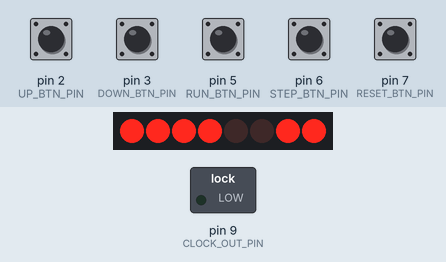
Bench run of a sketch on a simulated Arduino Uno, built with avr-gcc and run on an emulated ATmega328P. Shown: 8 port-expander outputs drawn as a row of LEDs (first output left, lit = HIGH), switched loads named in the sketch (green lamp = pin HIGH). Wiring (inferred from the names in the program): PCF8574 port expander at I2C address 0x3E. Wiring (inferred from the signals the program sends): row of LEDs: on Q0, Q1, Q2, Q3, Q4, Q5, Q6, Q7. Dashed ring = blinking. Inputs (shaded band) come from the test bench; at power-on: pin 2 (UP_BTN_PIN), pin 3 (DOWN_BTN_PIN), pin 5 (RUN_BTN_PIN), pin 6 (STEP_BTN_PIN), pin 7 (RESET_BTN_PIN) HIGH. Pins used as bus, display or sensor lines are not drawn.

Above: at 1.4 s.
1.5 s: pin 5 (RUN_BTN_PIN) pulled LOW for 0.15 s
At 1.79 s:
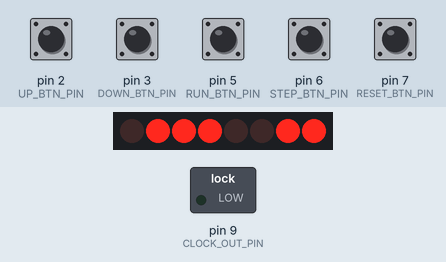
2.2 s: pin 2 (UP_BTN_PIN) pulled LOW for 0.15 s
At 2.82 s:
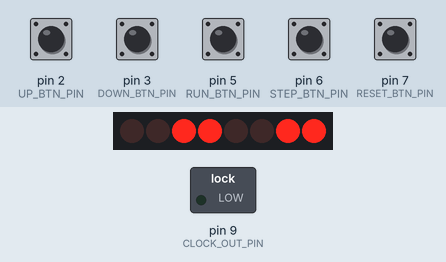
2.9 s: pin 3 (DOWN_BTN_PIN) pulled LOW for 0.15 s
At 3.19 s:
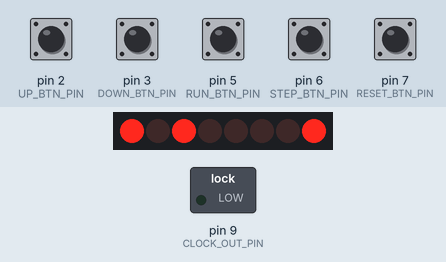
3.6 s: pin 2 (UP_BTN_PIN) pulled LOW for 1 s
At 4.52 s:
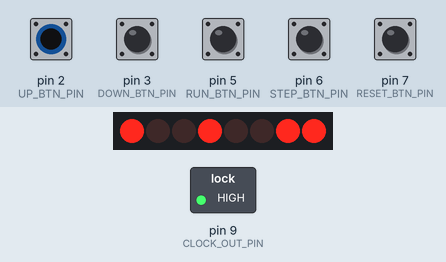
5.2 s: pin 7 (RESET_BTN_PIN) pulled LOW for 0.15 s
At 6.1 s:
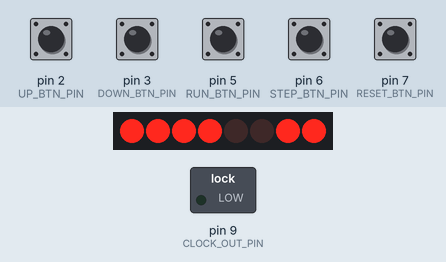
6.8 s: pin 5 (RUN_BTN_PIN) pulled LOW for 1 s
At 7.68 s:
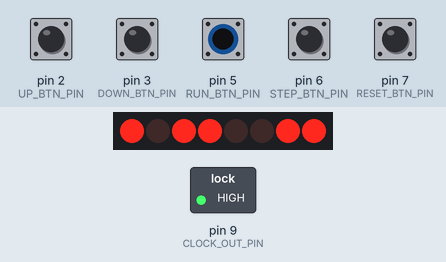
Timing chart, 0 to 12.3 s (numbered marks = the images above; inputs shaded):
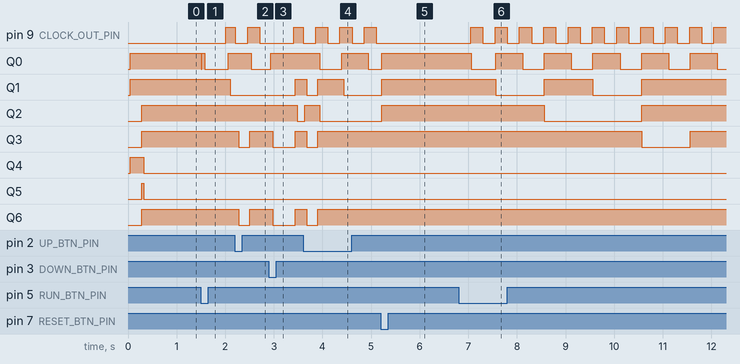

The sketch:

clock_reset.ino
```cpp
#include <Wire.h>
#include <EEPROM.h>

const unsigned long CLOCK_FREQ = 16000000ul;

const unsigned long COUNT_LIMIT_FREQ = CLOCK_FREQ / 160;

const int UP_BTN_PIN = 2;
const int DOWN_BTN_PIN = 3;
const int RUN_BTN_PIN = 5;
const int STEP_BTN_PIN = 6;
const int RESET_BTN_PIN = 7;
const int RESET_OUT_PIN = 8;
const int CLOCK_OUT_PIN = 9;

const int LCD_ADDR = 0x3e;
const int LCD_CONTRAST_DEFAULT = 6;
const int LCD_CONTRAST_MIN = 0, LCD_CONTRAST_MAX = 0x3f;
const int LCD_CONTRAST_EEPROM_ADDRESS = 0;

void stopClock() {
  // stop timer, disable PWM, output LOW
  TCCR1B = 0;
  TCCR1A = 0x80;
  TCCR1C = 0x80;
}

void startClock(unsigned long freq) {
  // stop timer, disable PWM, output LOW
  TCCR1B = 0;
  TCCR1A = 0x80;
  TCCR1C = 0x80;

  // calculate period
  unsigned int period;
  int clockSelect;
  if (CLOCK_FREQ % (freq * 2) == 0 && CLOCK_FREQ / freq < 65536ul) {
    period = CLOCK_FREQ / freq;
    clockSelect = 1;
  } else if ((CLOCK_FREQ / 8) % (freq * 2) == 0 && (CLOCK_FREQ / 8) / freq < 65536ul) {
    period = (CLOCK_FREQ / 8) / freq;
    clockSelect = 2;
  } else if ((CLOCK_FREQ / 64) % (freq * 2) == 0 && (CLOCK_FREQ / 64) / freq < 65536ul) {
    period = (CLOCK_FREQ / 64) / freq;
    clockSelect = 3;
  } else if ((CLOCK_FREQ / 256) % (freq * 2) == 0 && (CLOCK_FREQ / 256) / freq < 65536ul) {
    period = (CLOCK_FREQ / 256) / freq;
    clockSelect = 4;
  } else if ((CLOCK_FREQ / 1024) % (freq * 2) == 0 && (CLOCK_FREQ / 1024) / freq < 65536ul) {
    period = (CLOCK_FREQ / 1024) / freq;
    clockSelect = 5;
  } else if (CLOCK_FREQ / freq < 65536ul) {
    period = CLOCK_FREQ / freq;
    clockSelect = 1;
  } else if ((CLOCK_FREQ / 8) / freq < 65536ul) {
    period = (CLOCK_FREQ / 8) / freq;
    clockSelect = 2;
  } else if ((CLOCK_FREQ / 64) / freq < 65536ul) {
    period = (CLOCK_FREQ / 64) / freq;
    clockSelect = 3;
  } else if ((CLOCK_FREQ / 256) / freq < 65536ul) {
    period = (CLOCK_FREQ / 256) / freq;
    clockSelect = 4;
  } else if ((CLOCK_FREQ / 1024) / freq < 65536ul) {
    period = (CLOCK_FREQ / 1024) / freq;
    clockSelect = 5;
  } else {
    clockSelect = 0;
  }

  // reset counter and interrupt
  TCNT1 = 0;
  OCR1A = period / 2 - 1;
  ICR1 = period - 1;
  TIFR0 = 2;
  if (freq > COUNT_LIMIT_FREQ) {
    TIMSK1 = 0;
  } else {
    TIMSK1 = 2; // enable Output Compare A Match Interrupt
  }

  // set PWM mode and start timer
  TCCR1A = 0xc2;
  TCCR1B = 0x18 | clockSelect;
}

volatile unsigned long clockCount = 0;

ISR(TIMER1_COMPA_vect) {
  clockCount++;
  if (clockCount >= 1000000ul) clockCount = 0;
}

void sendLCDCommand(int command, int waitTimeUs) {
  Wire.beginTransmission(LCD_ADDR);
  Wire.write(0x80);
  Wire.write(command);
  Wire.endTransmission();
  delayMicroseconds(waitTimeUs);
}

void sendLCDData(const void* data, int length) {
  Wire.beginTransmission(LCD_ADDR);
  Wire.write(0x40);
  for (int i = 0; i < length; i++) {
    Wire.write(((unsigned char*)data)[i]);
  }
  Wire.endTransmission();
}

void setLCDContrast(int contrast) {
  sendLCDCommand(0x39, 27); // Function set, IS = 1
  sendLCDCommand(0x70 | (contrast & 0xf), 27); // Contrast set (lower)
  sendLCDCommand(0x54 | ((contrast >> 4) & 3), 27); // Power/ICON/Constrast (higher) control
  sendLCDCommand(0x38, 27); // Function set, IS = 0
}

const int BUTTON_PRESSED_UP = 1;
const int BUTTON_PRESSED_DOWN = 2;
const int BUTTON_PRESSED_RUN = 4;
const int BUTTON_PRESSED_STEP = 8;
const int BUTTON_PRESSED_RESET = 0x10;
int getButtonStatus() {
  int status = 0;
  if (digitalRead(UP_BTN_PIN) == LOW) status |= BUTTON_PRESSED_UP;
  if (digitalRead(DOWN_BTN_PIN) == LOW) status |= BUTTON_PRESSED_DOWN;
  if (digitalRead(RUN_BTN_PIN) == LOW) status |= BUTTON_PRESSED_RUN;
  if (digitalRead(STEP_BTN_PIN) == LOW) status |= BUTTON_PRESSED_STEP;
  if (digitalRead(RESET_BTN_PIN) == LOW) status |= BUTTON_PRESSED_RESET;
  return status;
}

unsigned long prevFrameTime;
int prevButton = 0;

unsigned long clockFreq = 1;
int clockFreqTop = 1;
bool clockRunning = false;

bool contrastSetMode = false;
int lcdContrast;

unsigned long freqShown = -1;
unsigned long countShown = -1;
bool runningShown = false;
bool countEnabledShown = false;

int lcdContrastShown = -1;

void updateLCD() {
  if (contrastSetMode) {
    if (lcdContrastShown != lcdContrast) {
      sendLCDCommand(0x80, 27);
      sendLCDData("Contrast", 8);
      char contrastBuffer[8] = "        ";
      contrastBuffer[7] = lcdContrast % 10 + '0';
      if (lcdContrast >= 10) contrastBuffer[6] = lcdContrast / 10 + '0';
      sendLCDCommand(0x80 | 0x40, 27);
      sendLCDData(contrastBuffer, 8);
      lcdContrastShown = lcdContrast;
      freqShown = -1;
      countShown = -1;
    }
  } else {
    noInterrupts();
    unsigned long count = clockCount;
    interrupts();
    if (freqShown != clockFreq) {
      char clockBuffer[8] = "      Hz";
      char* clockBufferPtr = &clockBuffer[6];
      unsigned long freq2 = clockFreq;
      if (freq2 >= 1000000ul) {
        *(--clockBufferPtr) = 'M';
        freq2 /= 1000000ul;
      } else if (freq2 >= 1000ul) {
        *(--clockBufferPtr) = 'k';
        freq2 /= 1000ul;
      }
      while (freq2 > 0) {
        *(--clockBufferPtr) = '0' + freq2 % 10;
        freq2 /= 10;
      }
      sendLCDCommand(0x80, 27);
      sendLCDData(clockBuffer, 8);
      freqShown = clockFreq;
      lcdContrastShown = -1;
    }
    bool countEnabled = clockFreq <= COUNT_LIMIT_FREQ;
    if (countShown != count || countEnabledShown != countEnabled || runningShown != clockRunning) {
      char statusBuffer[8] = "        ";
      statusBuffer[0] = clockRunning ? 0 : 1;
      statusBuffer[1] = ' ';
      if (countEnabled) {
        unsigned long count2 = count;
        for (int i = 7; i >= 2; i--) {
          statusBuffer[i] = count2 % 10 + '0';
          count2 /= 10;
        }
      }
      sendLCDCommand(0x80 | 0x40, 27);
      sendLCDData(statusBuffer, 8);
      countShown = count;
      countEnabledShown = countEnabled;
      runningShown = clockRunning;
      lcdContrastShown = -1;
    }
  }
}

void setup() {
  // initialize pins
  pinMode(UP_BTN_PIN, INPUT);
  pinMode(DOWN_BTN_PIN, INPUT);
  pinMode(RUN_BTN_PIN, INPUT);
  pinMode(STEP_BTN_PIN, INPUT);
  pinMode(RESET_BTN_PIN, INPUT);
  pinMode(RESET_OUT_PIN, OUTPUT);
  pinMode(CLOCK_OUT_PIN, OUTPUT);
  digitalWrite(RESET_OUT_PIN, LOW);
  digitalWrite(CLOCK_OUT_PIN, LOW);

  // initialize clock
  stopClock();

  // initialize LCD
  lcdContrast = EEPROM.read(LCD_CONTRAST_EEPROM_ADDRESS);
  if (lcdContrast < LCD_CONTRAST_MIN || LCD_CONTRAST_MAX < lcdContrast) {
    lcdContrast = LCD_CONTRAST_DEFAULT;
  }
  delay(40);
  Wire.begin();
  sendLCDCommand(0x39, 27); // Function set, IS = 1
  sendLCDCommand(0x14, 27); // Internal OSC frequency
  sendLCDCommand(0x70 | (lcdContrast & 0xf), 27); // Contrast set (lower)
  sendLCDCommand(0x54 | ((lcdContrast >> 4) & 3), 27); // Power/ICON/Constrast (higher) control
  sendLCDCommand(0x6c, 0); // Follower control
  delay(200);
  sendLCDCommand(0x38, 27); // Function set, IS = 0
  sendLCDCommand(0x01, 1080); // Clear Display
  sendLCDCommand(0x0c, 27); // Display ON/OFF control

  // set CGRAM
  sendLCDCommand(0x40, 27);
  sendLCDData(
    "\x10\x18\x1c\x1e\x1c\x18\x10\x00" // play icon
    "\x1b\x1b\x1b\x1b\x1b\x1b\x1b\x00" // pause icon
  , 16);

  // show info
  updateLCD();

  // initialization end
  digitalWrite(RESET_OUT_PIN, HIGH);
  prevFrameTime = millis();
}

void loop() {
  unsigned long currentTime = millis();
  if (currentTime - prevFrameTime < 20u) return;
  prevFrameTime = currentTime;
  int currentButton = getButtonStatus();
  int pressedButton = currentButton & ~prevButton;
  int releasedButton = prevButton & ~currentButton;
  prevButton = currentButton;
  if (pressedButton & BUTTON_PRESSED_RUN) {
    if (!contrastSetMode) {
      if (clockRunning) {
        stopClock();
      } else {
        startClock(clockFreq);
      }
      clockRunning = !clockRunning;
    }
  }
  if (pressedButton & BUTTON_PRESSED_STEP) {
    if (!clockRunning && !contrastSetMode) {
      digitalWrite(CLOCK_OUT_PIN, HIGH);
      delay(10);
      digitalWrite(CLOCK_OUT_PIN, LOW);
      prevFrameTime += 10;
      noInterrupts();
      clockCount++;
      if (clockCount >= 1000000ul) clockCount = 0;
      interrupts();
    }
  }
  if (pressedButton & BUTTON_PRESSED_RESET) {
    stopClock();
    noInterrupts();
    clockCount = 0;
    interrupts();
    clockRunning = false;
    digitalWrite(RESET_OUT_PIN, LOW);
    delay(10);
    digitalWrite(RESET_OUT_PIN, HIGH);
    prevFrameTime += 10;
  }
  if(releasedButton & BUTTON_PRESSED_RESET) {
    if (contrastSetMode) {
      EEPROM.write(LCD_CONTRAST_EEPROM_ADDRESS, lcdContrast);
      contrastSetMode = false;
    }
  }
  if (pressedButton & BUTTON_PRESSED_UP) {
    if (currentButton & BUTTON_PRESSED_RESET) {
      if (!contrastSetMode) {
        contrastSetMode = true;
      } else {
        if (lcdContrast < LCD_CONTRAST_MAX) {
          lcdContrast++;
          setLCDContrast(lcdContrast);
        }
      }
    } else {
      unsigned long clockFreqBackup = clockFreq;
      int clockFreqTopBackup = clockFreqTop;
      if (clockFreq < 1000000ul) {
        switch (clockFreqTop) {
          case 1:
            clockFreq *= 2;
            clockFreqTop = 2;
            break;
          case 2:
            clockFreq = clockFreq / 2 * 5;
            clockFreqTop = 5;
            break;
          case 5:
            clockFreq *= 2;
            clockFreqTop = 1;
            break;
          default:
            clockFreq = 1;
            clockFreqTop = 1;
            break;
        }
      } else {
        clockFreq *= 2;
        clockFreqTop *= 2;
      }
      if (clockFreq <= CLOCK_FREQ / 2) {
        if (clockRunning) startClock(clockFreq);
      } else {
        clockFreq = clockFreqBackup;
        clockFreqTop = clockFreqTopBackup;
      }
    }
  }
  if (pressedButton & BUTTON_PRESSED_DOWN) {
    if (currentButton & BUTTON_PRESSED_RESET) {
      if (!contrastSetMode) {
        contrastSetMode = true;
      } else {
        if (lcdContrast > LCD_CONTRAST_MIN) {
          lcdContrast--;
          setLCDContrast(lcdContrast);
        }
      }
    } else {
      if (clockFreq > 1000000ul) {
        clockFreq /= 2;
        clockFreqTop /= 2;
      } else if (clockFreq > 1) {
        switch (clockFreqTop) {
          case 1:
            clockFreq /= 2;
            clockFreqTop = 5;
            break;
          case 2:
            clockFreq /= 2;
            clockFreqTop = 1;
            break;
          case 5:
            clockFreq = clockFreq / 5 * 2;
            clockFreqTop = 2;
            break;
          default:
            clockFreq = 1;
            clockFreqTop = 1;
            break;
        }
      }
      if (clockRunning) startClock(clockFreq);
    }
  }
  updateLCD();
}
```

Measured:
- after the input at 1.5 s, pin 9 (CLOCK_OUT_PIN): LOW → HIGH after 0.51 s; Q0: HIGH → LOW at once, → HIGH 0.01 s later, → LOW 0.06 s later, → HIGH 0.48 s later; Q1: HIGH → LOW after 0.60 s
- after the input at 2.2 s, pin 9 (CLOCK_OUT_PIN): HIGH → LOW after 0.01 s instead of 0.31 s; Q0: HIGH → LOW after 0.34 s; Q3, Q6: HIGH → LOW after 0.08 s, → HIGH 0.22 s later
- after the input at 5.2 s, pin 9 (CLOCK_OUT_PIN): stops changing and stays LOW
- after the input at 6.8 s, pin 9 (CLOCK_OUT_PIN): alternates HIGH for 0.25 s and LOW for 0.25 s, starting after 0.25 s; Q0: alternates HIGH for 0.56 s and LOW for 0.44 s, starting after 0.26 s
